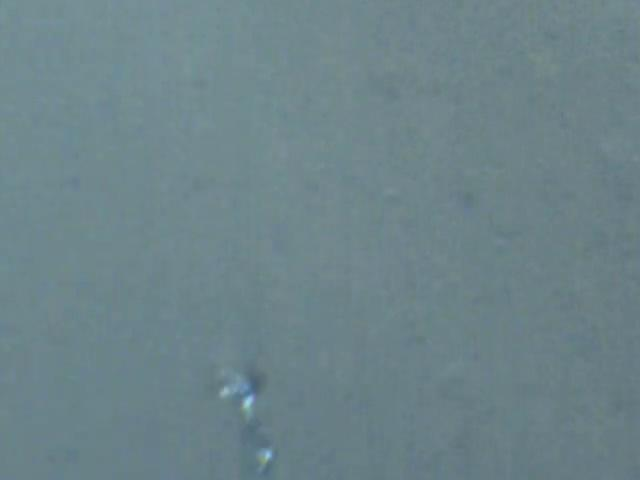
#> input picture data/samples/segmentation/images/image_102.jpg, 640 x 480 px
$ python -i classical_cv.py   (imports and definitions only)
#> lines starting #> are read from the running program, lines starting #| are printed output that depends on the picture; after the words box and inside, x2 and y2 are one past the last pixel; in counts of white or black regions, pixels touching at a corner belong together
"""Classical (non-learned) pinhole candidate detector.

Pinholes in CoatingVision appear as tiny, bright, roughly round specks (median
annotated area ~50 px in a 640x480 patch). The detector:

1. grayscale + light Gaussian denoise
2. white top-hat (image minus its morphological opening) to keep only bright
   structures smaller than the kernel, suppressing illumination gradients
3. threshold the top-hat response at `k_sigma` robust standard deviations above
   its median (robust to per-image brightness/contrast)
4. connected components, filtered by area and circularity

It targets pinholes only. It is not a multi-class defect detector.
"""
from __future__ import annotations

from dataclasses import asdict, dataclass

import cv2
import numpy as np


@dataclass
class PinholeParams:
    blur_ksize: int = 3
    tophat_ksize: int = 15
    k_sigma: float = 8.0
    min_abs_response: float = 12.0
    min_area: int = 4
    max_area: int = 400
    min_circularity: float = 0.35

    def to_dict(self) -> dict:
        return asdict(self)


def tophat_response(image_rgb: np.ndarray, p: PinholeParams) -> np.ndarray:
    gray = cv2.cvtColor(image_rgb, cv2.COLOR_RGB2GRAY)
    if p.blur_ksize > 1:
        gray = cv2.GaussianBlur(gray, (p.blur_ksize, p.blur_ksize), 0)
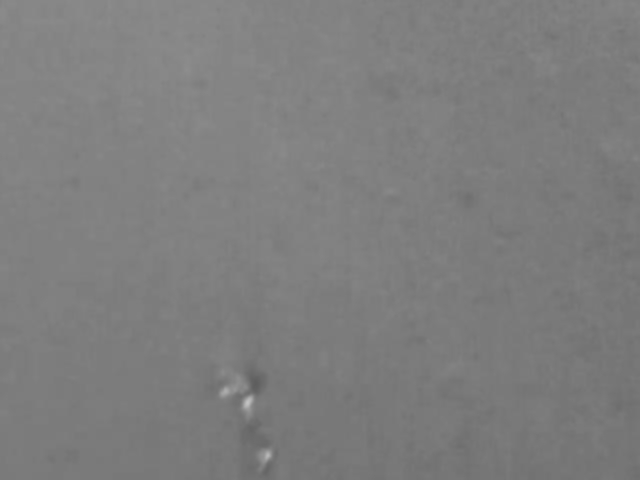
#> gray: shape (480, 640); min 94, max 194, mean 125.7
    k = cv2.getStructuringElement(cv2.MORPH_ELLIPSE, (p.tophat_ksize, p.tophat_ksize))
    return cv2.morphologyEx(gray, cv2.MORPH_TOPHAT, k).astype(np.float32)
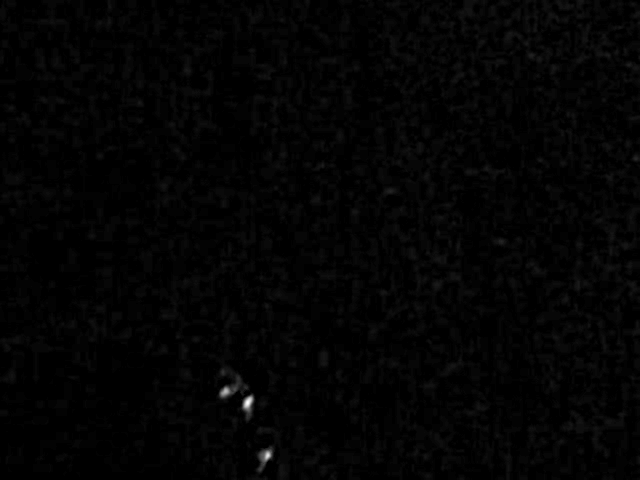
#> returned value: shape (480, 640) float32; min 0, max 70, mean 1.1; drawn with min black and max white


def detect_pinholes(image_rgb: np.ndarray, p: PinholeParams | None = None) -> tuple[np.ndarray, list[dict]]:
    """Return (bool mask HxW, list of candidate blobs with geometry)."""
    p = p or PinholeParams()
    th = tophat_response(image_rgb, p)
    med = float(np.median(th))
#> med = 1
    mad = float(np.median(np.abs(th - med))) * 1.4826 + 1e-6
#> mad = 1.48
    thr = max(med + p.k_sigma * mad, p.min_abs_response)
#> thr = 12.86
    binary = (th > thr).astype(np.uint8)
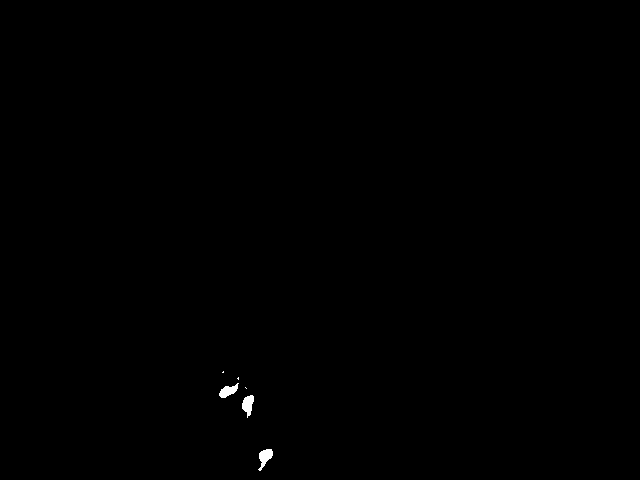
#> binary: shape (480, 640); values 0 (black) and 1 (white), 0.17% white; 6 white regions (3 under 20 px), largest, box (x1, y1, x2, y2) and area: (258, 449, 273, 471) 175, (242, 395, 254, 418) 172, (219, 383, 239, 398) 158

    n, labels, stats, cents = cv2.connectedComponentsWithStats(binary, connectivity=8)
#> labels: shape (480, 640) int32; 7 distinct labels, from 0 to 6
#> n = 7; stats = [[0, 0, 640, 480, 306686], [222, 371, 2, 2, 3], [237, 377, 2, 3, 4], [219, 383, 20, 15, 158], [245, 387, 2, 2, 2], [242, 395, 12, 23, 172], [258, 449, 15, 22, 175]]; cents = [[319.6, 239.2], [222.7, 371.7], [237.8, 378], [227.8, 390.6], [245.5, 387.5], [247.6, 404.2], [264.7, 456.8]]
    mask = np.zeros(binary.shape, bool)
    blobs: list[dict] = []
    for i in range(1, n):
        area = int(stats[i, cv2.CC_STAT_AREA])
        if not (p.min_area <= area <= p.max_area):
            continue
        comp = (labels == i).astype(np.uint8)
        contours, _ = cv2.findContours(comp, cv2.RETR_EXTERNAL, cv2.CHAIN_APPROX_NONE)
        perim = cv2.arcLength(contours[0], True) if contours else 0.0
        circ = 4 * np.pi * area / (perim * perim) if perim > 0 else 1.0
        if circ < p.min_circularity:
            continue
        mask |= labels == i
        blobs.append({
            "x": float(cents[i, 0]),
            "y": float(cents[i, 1]),
            "area_px": area,
            "circularity": float(min(circ, 1.0)),
            "peak_response": float(th[labels == i].max()),
        })
#> this loop made 6 passes
#> (area, perim, circ) on passes 3, 5, 6: (158, 55.7, 0.64), (172, 57.21, 0.66), (175, 61.94, 0.573)
#> pass 2, in detect_pinholes, `comp = (labels == i).astype(np.uint8)`:
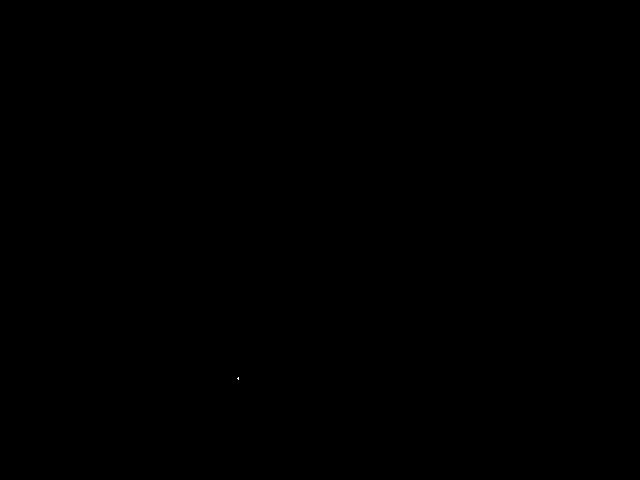
#> comp: shape (480, 640); values 0 (black) and 1 (white), 0% white in thin lines or dots, all inside (x1, y1, x2, y2) = (237, 377, 239, 380)
#> after the loop: comp: shape (480, 640); values 0 (black) and 1 (white), 0.06% white; 1 white region, box (x1, y1, x2, y2) and area: (258, 449, 273, 471) 175
#> after the loop:
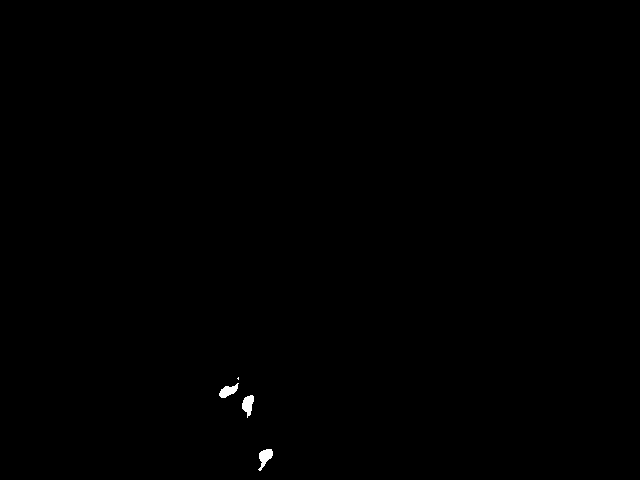
#> mask: shape (480, 640) bool; 0.17% white; 4 white regions (1 under 20 px), largest, box (x1, y1, x2, y2) and area: (258, 449, 273, 471) 175, (242, 395, 254, 418) 172, (219, 383, 239, 398) 158
#> after the loop, blobs = 4 items
    return mask, blobs

>>> import cv2
>>> picture = cv2.cvtColor(cv2.imread('../../data/samples/segmentation/images/image_102.jpg'), cv2.COLOR_BGR2RGB)
>>> result = detect_pinholes(picture)

$ run again, on data/samples/segmentation/images/image_1048.jpg
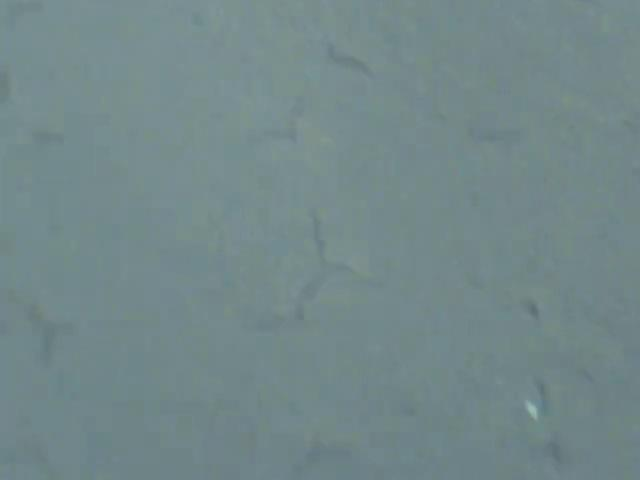
#> input picture data/samples/segmentation/images/image_1048.jpg, 640 x 480 px
#> in tophat_response, `return cv2.morphologyEx(gray, cv2.MORPH_TOPHAT, k).astype(np.float32)`:
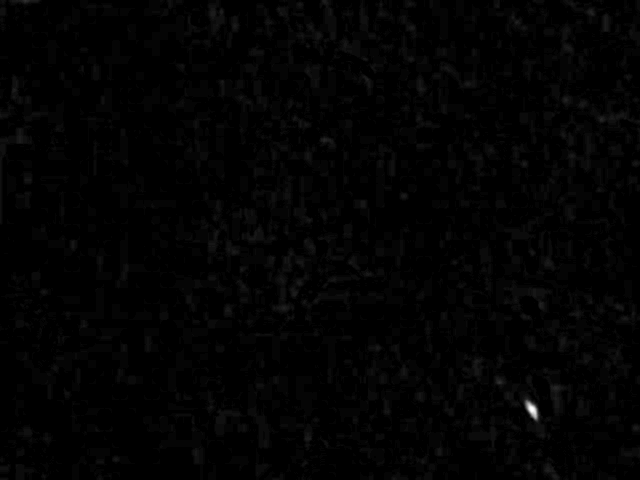
#> returned value: shape (480, 640) float32; min 0, max 46, mean 0.5; drawn with min black and max white
#> med = 0
#> mad = 1e-06
#> thr = 12
#> binary: shape (480, 640); values 0 (black) and 1 (white), 0.05% white; 1 white region, box (x1, y1, x2, y2) and area: (525, 400, 538, 420) 156
#> n = 2; stats = [[0, 0, 640, 480, 307044], [525, 400, 13, 20, 156]]; cents = [[319.4, 239.4], [531.5, 409.1]]
#> the loop in detect_pinholes, `for i in range(1, n):` made 1 pass
#> (area, perim, circ) on pass 1: (156, 51.46, 0.74)
#> after the loop in detect_pinholes, `for i in range(1, n):`: blobs = 1 item
